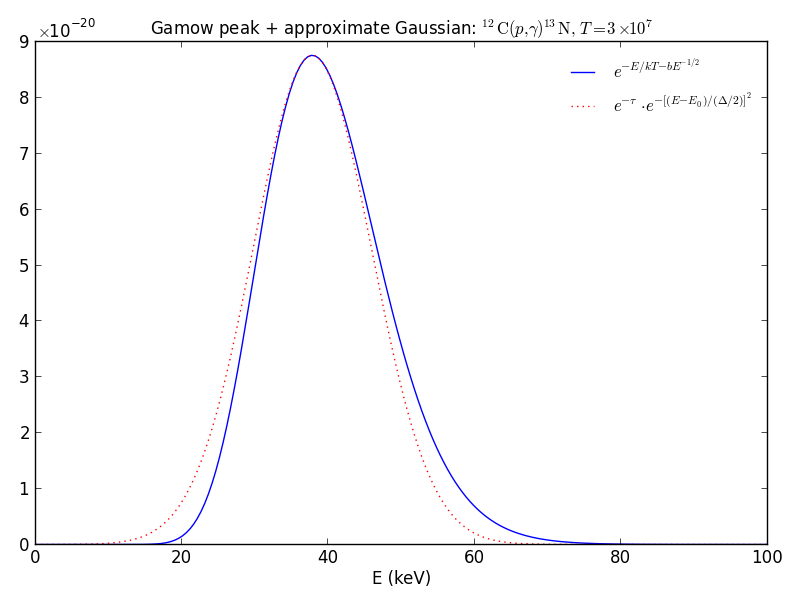

This figure's Python source:
# illustrate the Gamov peak as well as an approximate Gaussian fit to it.
# compare to Clayton Fig. 4-7

import numpy as np
import math
import matplotlib.pyplot as plt

# this is all based on Clayton, Ch. 4.

# nuclei
Z_1 = 1.0
A_1 = 1.0
Z_2 = 6.0
A_2 = 12.0

A = A_1*A_2/(A_1 + A_2)


T = 3.e7   # K



# constants
k = 1.38e-16   # erg/K
keV_erg = 1.602e-9  # erg/keV
k_keV = k/keV_erg   # keV/K

b = 31.2*math.sqrt(A)*Z_1*Z_2   # Clayton Eq. 4-41 units: keV**1/2
E_0 = (b*k_keV*T/2.0)**(2./3.)  # Clayton Eq. 4-46 

def gamow(E, T):
    # E should be in keV
    return np.exp(-E/(k_keV*T) - b/np.sqrt(E))


def gaussian_fit(E, T):
    # this is Clayton Eqs. 4-48 to 4-51
    tau = 3.0*E_0/(k_keV*T)
    C = math.exp(-tau)
    Delta = 4.0/math.sqrt(3) * math.sqrt(E_0 * k_keV*T)

    return C*np.exp(-((E-E_0)*2/Delta)**2)


E_0 = (b*k_keV*T/2.0)**(2./3.)

print("E_0 = ", E_0)

E = np.linspace(0, 100, 200)


plt.plot(E, gamow(E,T), label=r"$e^{-E/kT - bE^{-1/2}}$")
plt.plot(E, gaussian_fit(E,T), color="r", ls=":", label=r"$e^{-\tau} \cdot e^{-[(E-E_0)/(\Delta/2)]^2}$")

plt.legend(frameon=False, fontsize=12)

ax = plt.gca()
ax.yaxis.set_major_formatter(plt.ScalarFormatter(useMathText=True))


plt.xlabel("E (keV)")
plt.title(r"Gamow peak + approximate Gaussian: $^{12}\mathrm{C}(p,\gamma){^{13}\mathrm{N}},\ T = 3\times 10^7~\mathrm{K}$", fontsize=12)

plt.tight_layout()

plt.savefig("gamow.png")
